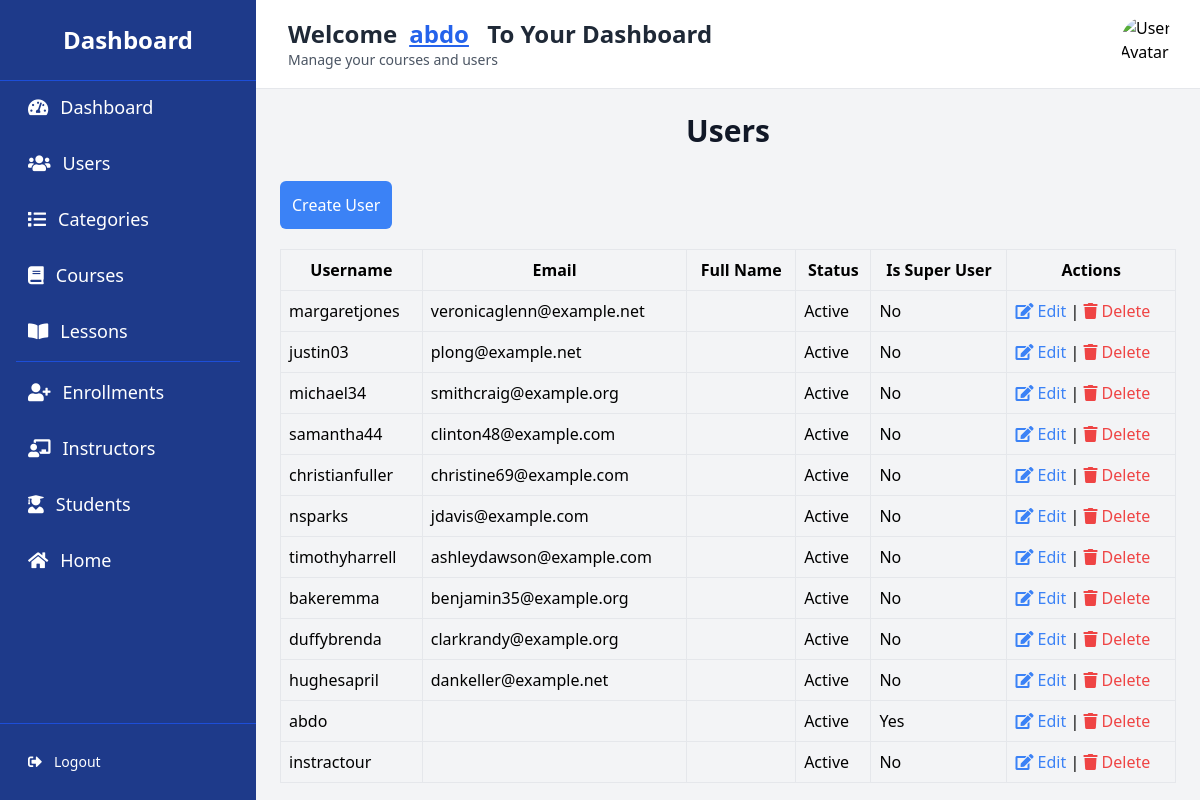
Page /dashboard/users/ (signed in) on the earlier database version.
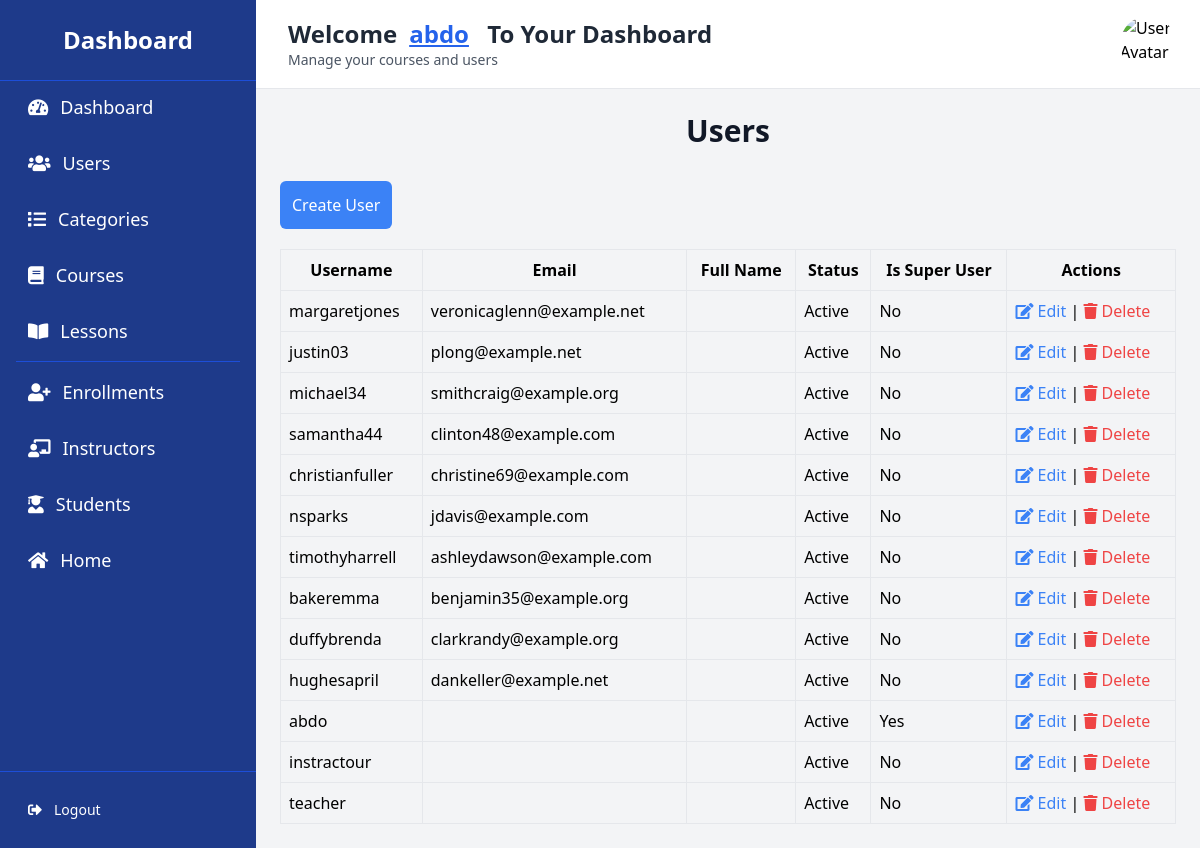
Same page on the later database version.
### users/models.py (models this page shows, shortened)
class CustomUser(AbstractUser):
    phone = models.CharField(max_length=15, blank=True, null=True)
    address = models.CharField(max_length=255, blank=True, null=True)
    age = models.PositiveIntegerField(null=True, blank=True)
    is_student = models.BooleanField(default=True)
    is_instructor = models.BooleanField(default=False)
    is_active = models.BooleanField(default=True)

### dashboard/views.py (the view)
# urls.py: path('users/', UserListView.as_view(), name='users_list'),
class UserListView(LoginRequiredMixin, ListView):
    model = CustomUser
    template_name = 'dashboard/users_list.html'
    context_object_name = 'users'

### templates/dashboard/users_list.html (shortened to what this page needs)
{% extends 'base_dashboard.html' %}
{% block content %}
    <h2 class="text-3xl font-extrabold text-center text-gray-900 mb-8">Users</h2>
    <a href="{% url 'dashboard:user_create' %}" class="bg-blue-500 text-white p-3 rounded-md mb-5 inline-block">Create User</a>
    <table class="table-auto w-full">
        <thead>
            <tr>
                <th class="border p-2">Username</th>
                <th class="border p-2">Email</th>
                <th class="border p-2">Full Name</th>
                <th class="border p-2">Status</th>
                <th class="border p-2">Is Super User</th>
                <th class="border p-2">Actions</th>
            </tr>
        </thead>
        <tbody>
            {% for user in users %}
            <tr>
                <td class="border p-2">{{ user.username }}</td>
                <td class="border p-2">{{ user.email }}</td>
                <td class="border p-2">{{ user.get_full_name }}</td>
                <td class="border p-2">{{ user.is_active|yesno:"Active,Inactive" }}</td>
                <td class="border p-2">{{ user.is_superuser|yesno:"Yes,No" }}</td>
                <td class="border p-2">
                    <a href="{% url 'dashboard:user_edit' user.pk %}" class="text-blue-500">
                        <i class="fas fa-edit"></i> Edit
                    </a> |
                    <a href="{% url 'dashboard:user_delete' user.pk %}" class="text-red-500">
                        <i class="fas fa-trash"></i> Delete
                    </a>
                </td>
            </tr>
            {% endfor %}
        </tbody>
    </table>
{% endblock %}

### templates/base_dashboard.html (shortened to what the changed rows need)
<!DOCTYPE html>
<html lang="en">
    {% load static %}
    <head>
        <link href="{% static 'css/tailwind.css' %}" rel="stylesheet">
        <link href="https://cdnjs.cloudflare.com/ajax/libs/font-awesome/5.15.4/css/all.min.css"
              rel="stylesheet">
    </head>
    <body class="bg-gray-100 font-sans leading-normal tracking-normal">
        <div class="flex h-screen">
            <div id="sidebar"
                 class="w-64 bg-blue-900 text-white flex flex-col fixed inset-y-0 left-0 transform -translate-x-full md:translate-x-0 transition-transform duration-300 z-50"
                 role="navigation"
                 aria-label="Sidebar">
                <h2 class="text-2xl font-bold text-center py-6 border-b border-blue-700">Dashboard</h2>
            </div>
            <div class="flex-1 flex flex-col overflow-hidden md:ml-64">
                <header class="bg-white shadow p-4 flex justify-between items-center border-b border-gray-200">
                    <div class="flex items-center space-x-4">
                        <div>
                            <h1 class="text-2xl font-semibold text-gray-800">
                                Welcome<span class="ml-3 text-blue-600 capitalize underline">{{ user.username }}</span>
                                <span class="ml-3 text-gray-800 hidden md:inline-block">To Your Dashboard</span>
                            </h1>
                        </div>
                    </div>
                </header>
                <main class="flex-1 bg-gray-100 p-6 overflow-y-auto">
                    {% block content %}{% endblock %}
                </main>
            </div>
        </div>
    </body>
</html>

Differences in the rows shown:
added CustomUser: username "teacher", is_active "Active", is_superuser "No"
